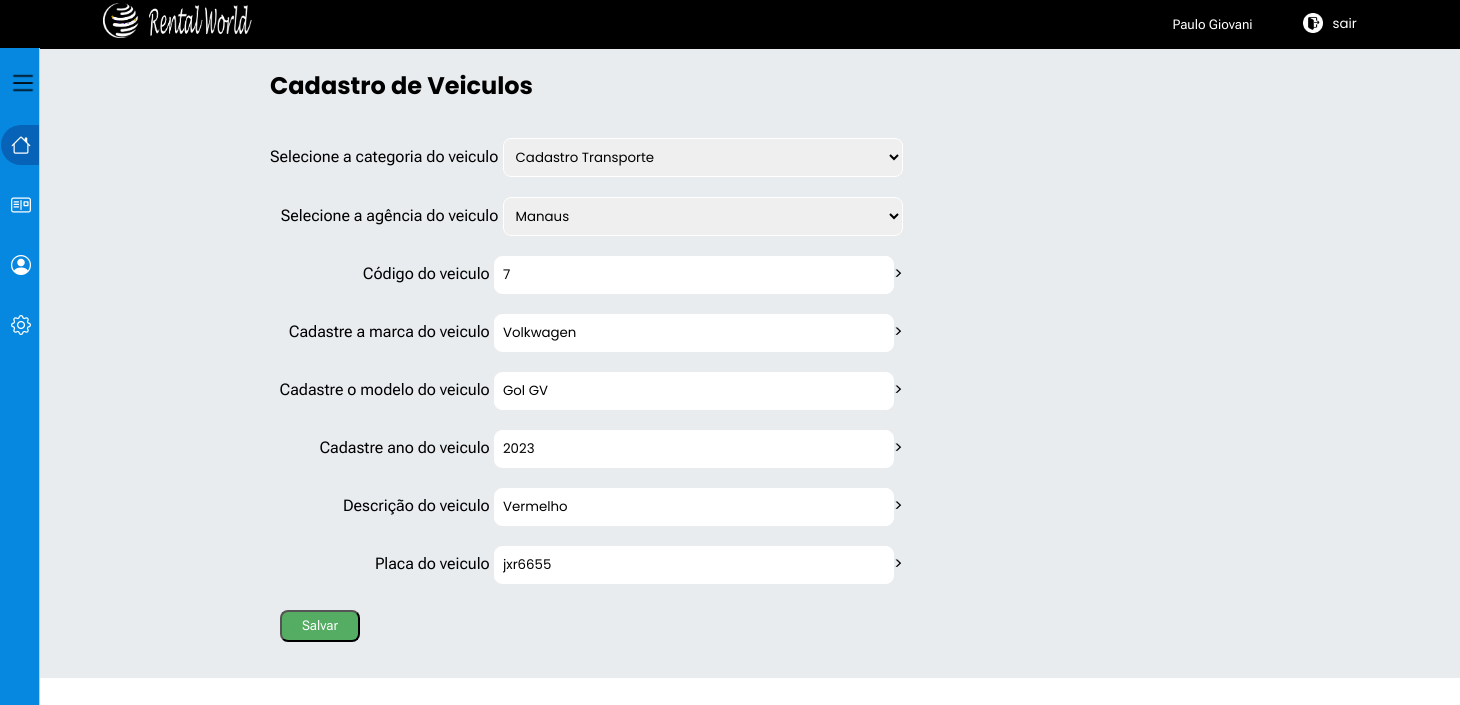
The page /admin/comandos/editar_veiculo.php?codigo=7 (signed in) on the database its author committed.
### tables this page shows
CREATE TABLE `veiculo` (
  `codigo` int(11) NOT NULL,
  `marca` varchar(50) NOT NULL,
  `modelo` varchar(50) NOT NULL,
  `descricao` varchar(100) NOT NULL,
  `ano` int(11) NOT NULL,
  `placa` varchar(7) NOT NULL,
  `fk_categoria_codigo` int(11) DEFAULT NULL,
  `fk_agencia_codigo` int(11) NOT NULL
);

### admin/comandos/editar_veiculo.php (the view, shortened to what this page needs)
<?php require('../menu_gestao.php');
	require('../../conexao.php');
$codigo = $_GET['codigo'];
$select_veiculo = mysqli_query($conexao, "SELECT * FROM veiculo WHERE codigo = $codigo");
if (mysqli_num_rows($select_veiculo) > 0) {
    $dados_veiculo = mysqli_fetch_assoc($select_veiculo);
} else {
    echo "<script> alert ('NÃO EXISTEM AGENCIAS CADASTRADAS!');</script>";
    echo "<script> window.location.href='$url_admin/cadastro_veiculos.php';</script>";
}
?>
<!DOCTYPE html>
<html lang="pt-br">
<body>
<?php
		$select_categoria = mysqli_query($conexao, "SELECT * FROM categoria");
		if (mysqli_num_rows($select_categoria) > 0) {
		$dados_categoria = mysqli_fetch_assoc($select_categoria);
	}
		$select_agencia = mysqli_query($conexao, "SELECT * FROM agencia");
		if (mysqli_num_rows($select_agencia) > 0) {
		$dados_agencia = mysqli_fetch_assoc($select_agencia);
	}
	?>
	<main>
		<form name="veiculo" class="form_cadastro" method="post">
			<h2> Cadastro de Veiculos </h2><br>
			<div class="cadastro_div">
				<div>
					<label>Selecione a categoria do veiculo</label>
					<select class="input_cadastro" name="fk_categoria_codigo">
						<?php do{
						?>
						<option value="<?php echo $dados_categoria['codigo'];?>"><?php echo $dados_categoria['categoria'];?></option>
						<?php }while ($dados_categoria = mysqli_fetch_assoc($select_categoria));?>
					</select>
				</div>
				<div>
					<label>Selecione a agência do veiculo</label>
					<select class="input_cadastro" name="fk_agencia_codigo">
						<?php do{
						?>
						<option value="<?php echo $dados_agencia['codigo'];?>"><?php echo $dados_agencia['cidade'];?></option>
						<?php }while ($dados_agencia = mysqli_fetch_assoc($select_agencia));?>
					</select>
				</div>
                <div>
					<label>Código do veiculo</label>
					<input class="input_cadastro" type="text" name="codigo" value="<?php echo $dados_veiculo['codigo'];?>" readonly>>
				</div>
				<div>
					<label>Cadastre a marca do veiculo</label>
					<input class="input_cadastro" type="text" name="marca" value="<?php echo $dados_veiculo['marca'];?>" required autofocus>>
				</div>
				<div>
					<label>Cadastre o modelo do veiculo</label>
					<input class="input_cadastro" type="text" name="modelo" value="<?php echo $dados_veiculo['modelo'];?>" required autofocus>>
				</div>
				<div>
					<label>Cadastre ano do veiculo</label>
					<input class="input_cadastro" type="text" name="ano" value="<?php echo $dados_veiculo['ano'];?>" required autofocus>>
				</div>
				<div>
					<label>Descrição do veiculo</label>
					<input class="input_cadastro" type="text" name="descricao" value="<?php echo $dados_veiculo['descricao'];?>" required autofocus>>
				</div>
				<div>
					<label>Placa do veiculo</label>
					<input class="input_cadastro" type="text" name="placa" value="<?php echo $dados_veiculo['placa'];?>" required autofocus>>
				</div>
			</div>
			<div class="botoes">
                <input class="botao" type="submit" id="btn_salvar" name="btn_salvar" value="Salvar">
            </div>
		</form>
	</main>
</body>
</html>

### css/portal_gestao.css (style rules this page uses)
* { margin: 0 auto; padding: 0; box-sizing: border-box; font-family: 'Poppins', sans-serif, arial, helvetica, sans-serif, 'Open Sans', 'Roboto Flex'; }
main { background-color: rgb(233, 236, 239); }
.form_cadastro { width: 100%; margin-left: 250px; padding: 20px; }
.form_cadastro legend, label { font-family: 'roboto flex'; }
.botao { color: #FFF; width:80px; padding: 0.4rem; margin-top: 1rem; margin-bottom: 1rem; margin-left: 10px; background: #54ad62; border-radius: 8px; cursor: pointer; font-size: 10pt; font-family: 'roboto flex'; transition: 0.2s; }
.input_cadastro { width: 400px; padding: .5rem; margin-top: 10px; margin-bottom: 10px; border: 1px solid rgb(255, 255, 255); border-radius: 8px; }
.cadastro_div { display: inline-block; text-align: right; }

### rows shown on the page
veiculo: codigo "7", marca "Volkwagen", modelo "Gol GV", ano "2023", descricao "Vermelho", placa "jxr6655"

### other values the page prints
$_SESSION['nome'] "Paulo Giovani"
form field fk_categoria_codigo "Cadastro Transporte"
form field fk_agencia_codigo "Manaus"
